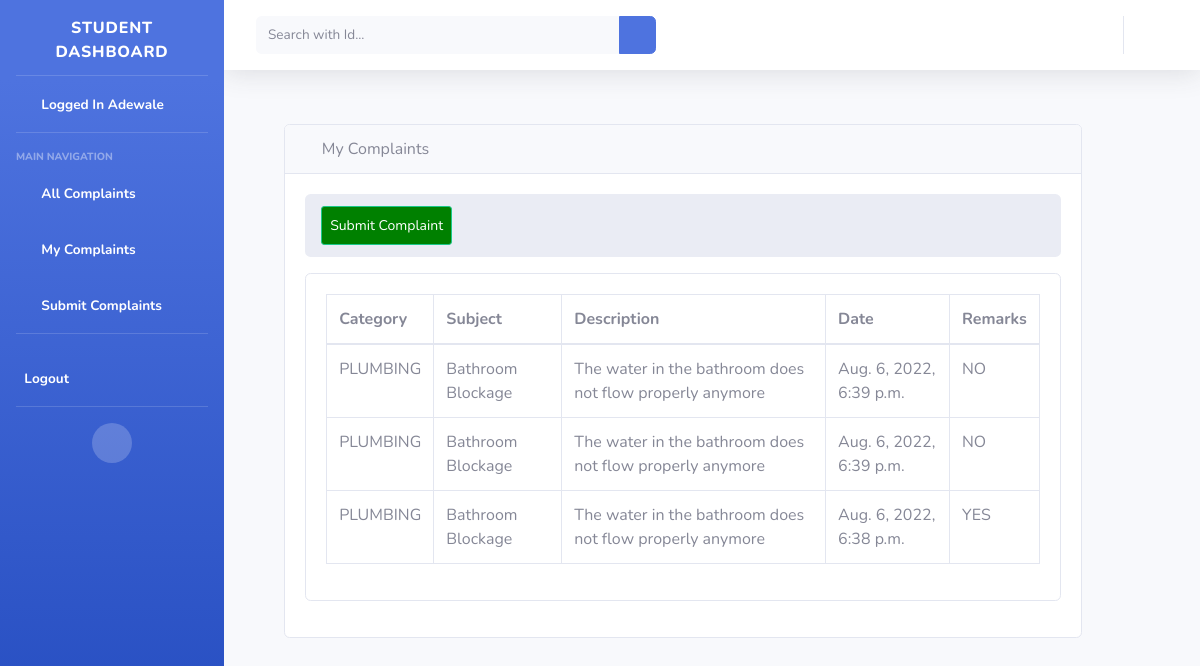
/student/ (signed in), run on the app's committed database.
### roomapp/models.py (models this page shows, shortened)
class User(AbstractUser):
    username = models.CharField(max_length=100, unique=True)
    is_admin = models.BooleanField(default=False, verbose_name='Admin')
    is_supervisor = models.BooleanField(default=False, verbose_name='Supervisor')
    is_student = models.BooleanField(default=False, verbose_name='Student')
    hostel = models.ForeignKey(Hostel, null=True, blank=True, on_delete=models.CASCADE)
    USERNAME_FIELD = 'username'
    class Meta:
        swappable = 'AUTH_USER_MODEL'

class Complain(models.Model):
    category = models.CharField(max_length=100, choices=CATEGORY_CHOICE, default='PLUMBING')
    subject = models.CharField(max_length=100)
    complain_start_date = models.DateField(blank=True)
    date_reported = models.DateField(default=timezone.now)
    desc = models.CharField(max_length=200)
    is_attended =models.CharField(max_length=100, choices=ATTENDED_CHOICE, default='NO')
    hostel = models.ForeignKey(Hostel, null=True, blank=True, on_delete=models.CASCADE)
    user = models.ForeignKey(User, null=True, blank = True, on_delete=models.CASCADE)
    date_reported.editable = True

### roomapp/views.py (the view)
# urls.py: path('student/', views.ComplaintListView.as_view(), name="student"),
class ComplaintListView(LoginRequiredMixin, ListView):
    model = Complain
    template_name = 'student/home.html'
    context_object_name = 'complains'
    paginate_by = 4
    def get_queryset(self):
        return Complain.objects.order_by('-date_reported')

### roomapp/templates/student/home.html (shortened to what this page needs)
{% extends 'student/base.html' %}
{% load static %}
{% block body %}
<div class="col-xl-12 col-sm-6 mb-3">
<div class="container-fluid">
<div class="row" style="padding-top: 30px; margin-left: -70px;">
<div class="col-sm-1" style="color: red">
</div>
<div class="col-sm-10">
                <div class="card mb-3">
                <div class="card-header">
                    <i class="fas fa-table text-primary"></i>
                    My Complaints
                </div>
                <div class="card-body">
                  <ol class="breadcrumb">
                <li class="breadcrumb-item">
                    <a  class="btn btn-sm btn-success" href="{% url 'complaintForm' %}" style="padding: 8px; float: right; background-color: green; color: white;">Submit Complaint</a>
                </li>
            </ol>
            <div class="card mb-3">
                <div class="card-body">
                    <div class="table-responsive">
                        <table class="table table-bordered" id="dataTable" width="100%" cellspacing="0">
                            <thead>
                            <tr>
                                <th>Category</th>
                                <th>Subject</th>
                                <th>Description</th>
                                <th>Date</th>
                                <th>Remarks</th>
                            </tr>
                            </thead>
                            <tbody>
                        {% if user.is_authenticated %}
                          {% if complains %}
                              {% for complain in complains %}
                                    <tr>
                                    <td>{{ complain.category }}</td>
                                    <td>{{ complain.subject}}</td>
                                    <td>{{ complain.desc}}</td>
                                    <td>{{ complain.date_reported}}</td>
                                    {% if complain.is_attended == 'NO' %}
                                      <td>{{ complain.is_attended }}</td>
                                    {% else %}
                                      <td>{{ complain.is_attended }}</td>
                                    {% endif %}
                                </tr>
                                {% endfor %}
                              {% endif %}
                          {% endif %}
                            </tbody>
                        </table>
                    </div>
                </div>
            </div>
        </div>
    </div>
</div>
<div class="col-sm-1">
</div>
</div>
</body>
</html>
{% endblock %}

### roomapp/templates/student/base.html (shortened to what this page needs)
{% load static %}
<!DOCTYPE html>
<html lang="en">
<head>
    <link href="{% static 'vendor/fontawesome-free/css/all.min.css'%} " rel="stylesheet" type="text/css">
    <link href="{% static 'css/sb-admin-2.min.css' %}" rel="stylesheet">
</head>
<body id="page-top">
    <div id="wrapper">
        <ul class="navbar-nav bg-gradient-primary sidebar sidebar-dark accordion" id="accordionSidebar">
            <a class="sidebar-brand d-flex align-items-center justify-content-center" href="{% url 'student' %}" style="margin-top:5px;">
                <div class="sidebar-brand-icon">
                    <span>Student Dashboard</span>
                </div>
            </a>
            <hr class="sidebar-divider my-0">
            <li class="nav-item active">
                <a class="nav-link" href="{% url 'student'%}">
                    <i class="fas fa-fw fa-tachometer-alt"></i>
                    <span>Logged In {{user.first_name}} </span></a>
            </li>
            <hr class="sidebar-divider">
            <div class="sidebar-heading">
                Main Navigation
            </div>
            <li class="nav-item active">
                <a class="nav-link" href="{% url 'student' %}">
                    <i class="fas fa-fw fa-exclamation-triangle"></i>
                    <span>All Complaints</span></a>
            </li>
            <li class="nav-item active">
                <a class="nav-link" href="{% url 'my_complaint' user.username%}">
                    <i class="fas fa-fw fa-exclamation-triangle"></i>
                    <span>My Complaints</span></a>
            </li>
            <li class="nav-item active">
                <a class="nav-link" href="{% url 'complaintForm' %}">
                    <i class="fas fa-fw fa-file"></i>
                    <span>Submit Complaints</span></a>
            </li>
            <hr class="sidebar-divider">
            <li class="nav-item active">
                    {% if user.is_authenticated %}
                            <a class="nav-link" href="{% url 'home' %}">
                        <span>Logout</span></a>
                    {% else %}
                            <a class="nav-link" href="{% url 'home' %}">
                                <i class="fas fa-fw fa-sign-in"></i>
                                <span>Login</span></a>
                    {% endif %}
            </li>
            <hr class="sidebar-divider d-none d-md-block">
            <div class="text-center d-none d-md-inline">
                <button class="rounded-circle border-0" id="sidebarToggle"></button>
            </div>
        </ul>
       <div id="content-wrapper" class="d-flex flex-column">
        <div id="content">
            <nav class="navbar navbar-expand navbar-light bg-white topbar mb-4 static-top shadow">
                <form class="d-none d-sm-inline-block form-inline mr-auto ml-md-3 my-2 my-md-0 mw-100 navbar-search" action="{% url 'asearch'%}">
                    <div class="input-group">
                        <input type="text" class="form-control bg-light border-0 small" placeholder="Search with Id..."
                            aria-label="Search" name="query" aria-describedby="basic-addon2">
                        <div class="input-group-append">
                            <button class="btn btn-primary" type="submit">
                                <i class="fas fa-search fa-sm"></i>
                            </button>
                        </div>
                    </div>
                </form>
                <ul class="navbar-nav ml-auto">
    <ul class="navbar-nav ml-auto ml-md-0">
        <li class="nav-item dropdown no-arrow">
            <a class="nav-link dropdown-toggle" href="#" id="userDropdown" role="button" data-toggle="dropdown" aria-haspopup="true" aria-expanded="false">
                <i class="fas fa-user-circle fa-fw text-primary"></i>
            </a>
        </li>
    </ul>
                </ul>
            </nav>
{% block body %}{% endblock %}

### data on the page
User: first_name "Adewale"
Complain: category "PLUMBING", subject "Bathroom Blockage", desc "The water in the bathroom does not flow properly anymore", date_reported "Aug. 6, 2022, 6:39 p.m.", is_attended "NO"
Complain: category "PLUMBING", subject "Bathroom Blockage", desc "The water in the bathroom does not flow properly anymore", date_reported "Aug. 6, 2022, 6:39 p.m.", is_attended "NO"
Complain: category "PLUMBING", subject "Bathroom Blockage", desc "The water in the bathroom does not flow properly anymore", date_reported "Aug. 6, 2022, 6:38 p.m.", is_attended "YES"
